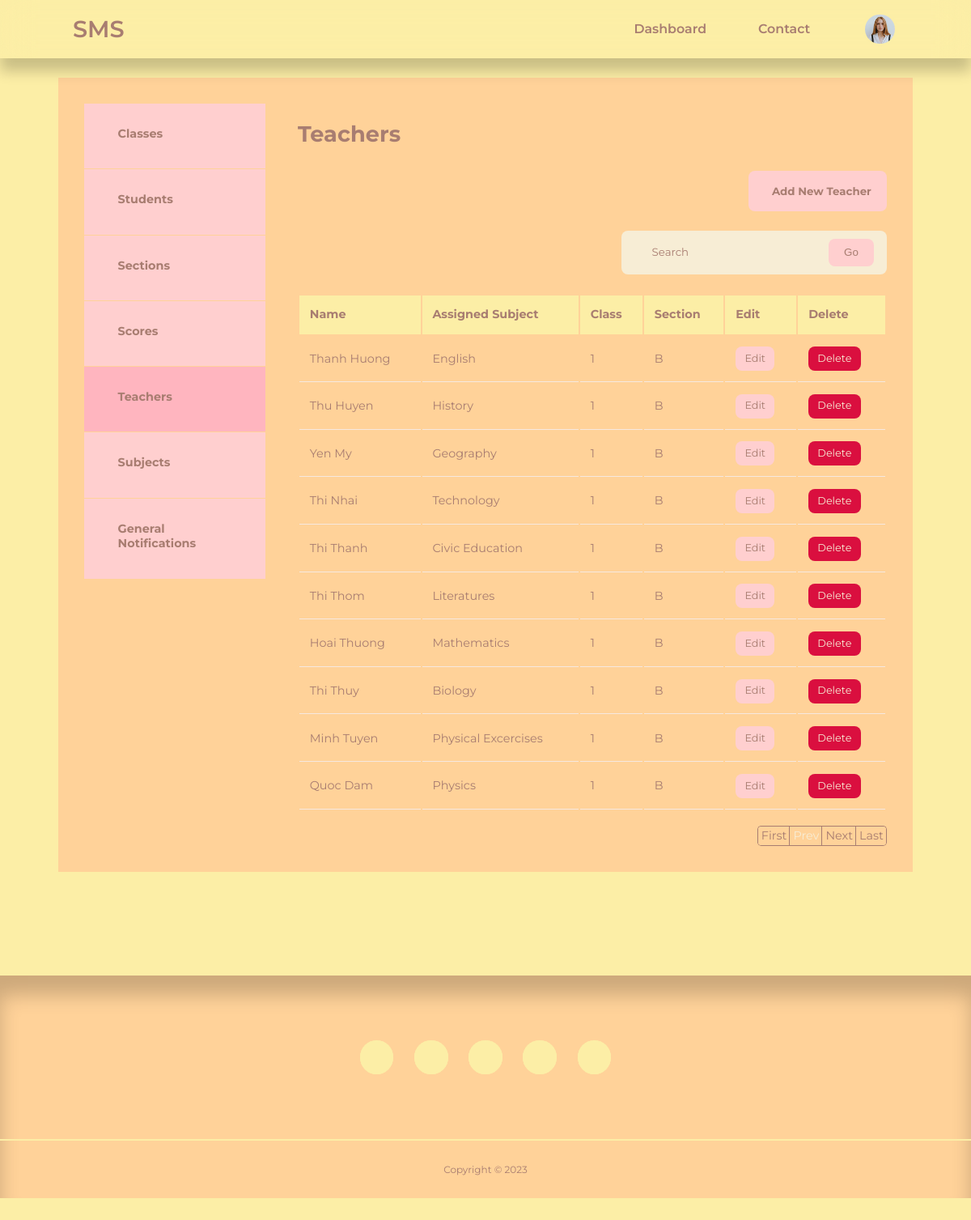
Screenshot of /admin/teachers.php (signed in) with the database file from the repository.
### tables this page shows
CREATE TABLE `sms_user` (
  `id` int(11) UNSIGNED NOT NULL,
  `firstname` varchar(50) NOT NULL,
  `lastname` varchar(50) NOT NULL,
  `username` varchar(50) NOT NULL,
  `email` varchar(100) NOT NULL,
  `password` varchar(255) NOT NULL,
  `avatar` varchar(255) NOT NULL,
  `is_admin` tinyint(1) NOT NULL
);

CREATE TABLE `sms_teacher` (
  `teacher_id` int(11) UNSIGNED NOT NULL,
  `firstname` varchar(50) DEFAULT NULL,
  `lastname` varchar(50) NOT NULL,
  `gender` varchar(50) NOT NULL,
  `subject` varchar(255) DEFAULT NULL,
  `class` varchar(50) DEFAULT NULL,
  `section` varchar(50) DEFAULT NULL,
  `admission_date` date NOT NULL,
  `dob` date NOT NULL,
  `email` varchar(100) NOT NULL,
  `mobile` int(11) UNSIGNED NOT NULL,
  `current_address` text NOT NULL,
  `photo` varchar(255) NOT NULL
);

### admin/partials/header.php (called while the page is built, shortened)
<?php
require '../partials/header.php';

### admin/teachers.php (the view, shortened to what this page needs)
<?php
include 'partials/header.php';
$sql = "SELECT teacher_id, firstname, subject, class, section, email FROM sms_teacher
ORDER BY teacher_id";
$no_of_teachers = mysqli_query($connection, $sql);
?>
<section class="dashboard">
    <div class="container dashboard__container">
        <aside>
            <ul>
				<li><a href="classes.php"><i class="uil uil-presentation-edit"></i>
                    <h5>Classes</h5>
                </a></li>
                <li><a href="students.php"><i class="uil uil-users-alt"></i>
                    <h5>Students</h5>
                </a></li>
                <li><a href="sections.php"><i class="uil uil-building"></i>
                    <h5>Sections</h5>
                </a></li>
                <li><a href="scores.php"><i class="uil uil-edit"></i>
                    <h5>Scores</h5>
                </a></li>
                <li><a href="teachers.php" class="active"><i class="uil uil-users-alt"></i>
                    <h5>Teachers</h5>
                </a></li>
                <li><a href="subjects.php"><i class="uil uil-edit"></i>
                    <h5>Subjects</h5>
                </a></li>
                <li><a href="general-notis.php"><i class="uil uil-edit"></i>
                    <h5>General Notifications</h5>
                </a></li>
            </ul>
        </aside>
        <main>
            <h2>Teachers</h2>
            <div class="utilities-container">
                <p>
                    <?php if(isset($_SESSION['user_is_admin'])): ?>
                    <button name="teacher-pop-up" class="btnLogin-popup"><i class="uil uil-user-plus"></i>Add New Teacher</button>
                    <?php endif ?>
                    <form class="search__bar-container" action="<?= ROOT_URL ?>admin/teacher-search-logic.php" method="GET">
                    <div class="search-bar">
                        <input type="search" name="teacher-search" placeholder="Search">
                    </div>
                    <button type="submit" name="submit" class="btn">Go</button>
                    </form>
                </p>
            </div>
            <?php if(mysqli_num_rows($no_of_teachers) > 0) : ?>
            <table>
                <thead>
                    <tr>
						<th>Name</th>
                        <th>Assigned Subject</th>
						<th>Class</th>
						<th>Section</th>
                        <?php if(isset($_SESSION['user_is_admin'])): ?>
						<th>Edit</th>
                        <th>Delete</th>
                        <?php endif ?>
                    </tr>
                </thead>
                <tbody>
                <?php
                if (isset($_GET['pageno'])) {
                    $pageno = $_GET['pageno'];
                } else {
                    $pageno = 1;
                }
                $no_of_records_per_page = 10;
                $offset = ($pageno-1) * $no_of_records_per_page;
                $total_pages_sql = "SELECT COUNT(*) FROM sms_teacher";
                $result = mysqli_query($connection, $total_pages_sql);
                $total_rows = mysqli_fetch_array($result)[0];
                $total_pages = ceil($total_rows / $no_of_records_per_page);
                $query = "SELECT teacher_id, firstname, subject, class, section, email FROM sms_teacher
                ORDER BY teacher_id LIMIT $offset, $no_of_records_per_page";
                $teachers = mysqli_query($connection, $query);
                ?>
                <?php while($teacher = mysqli_fetch_array($teachers)) : ?>
                    <tr>
						<td><?= $teacher['firstname'] ?></td>
                        <td><?= $teacher['subject'] ?></td>
						<td><?= $teacher['class'] ?></td>
						<td><?= $teacher['section'] ?></td>
                        <?php if(isset($_SESSION['user_is_admin'])): ?>
                            <td><a href="<?= ROOT_URL ?>admin/edit-teacher.php?email=<?= $teacher['email']?>" class="btn sm">Edit</a></td>
                            <td><a href="<?= ROOT_URL ?>admin/delete-teacher.php?email=<?= $teacher['email']?>" class="btn sm danger">Delete</a></td>
                        <?php endif ?>
                    </tr>
                    <?php endwhile ?>
                </tbody>
            </table>
            <?php else : ?>
                <div class="alert__message error search"><?= "No teacher found." ?></div>
            <?php endif ?>
            <ul class="pagination">
                <li><a href="?pageno=1">First</a></li>
                <li class="<?php if($pageno <= 1){ echo 'disabled'; } ?>">
                    <a href="<?php if($pageno <= 1){ echo '#'; } else { echo "?pageno=".($pageno - 1); } ?>">Prev</a>
                </li>
                <li class="<?php if($pageno >= $total_pages){ echo 'disabled'; } ?>">
                    <a href="<?php if($pageno >= $total_pages){ echo '#'; } else { echo "?pageno=".($pageno + 1); } ?>">Next</a>
                </li>
                <li><a href="?pageno=<?php echo $total_pages; ?>">Last</a></li>
            </ul>
        </main>
    </div>
</section>
<?php
include '../partials/footer.php';
?>

### partials/header.php (shortened to what this page needs)
<?php
require 'config/database.php';
if(isset($_SESSION['user-id'])) {
    $id = filter_var($_SESSION['user-id'], FILTER_SANITIZE_NUMBER_INT);
    $query = "SELECT avatar FROM sms_user WHERE id = $id";
    $result = mysqli_query($connection, $query);
    $avatar = mysqli_fetch_assoc($result);
}
?>
<!DOCTYPE html>
<html lang=""en>
    <head>
        <link rel="stylesheet" href="<?= ROOT_URL ?>/css/style.css?v=<?php echo time(); ?>">
        <link rel="stylesheet" href="https://unicons.iconscout.com/release/v4.0.0/css/line.css">
    </head>
    <body>
        <nav>
            <div class="container nav__container">
                <a href="<?= ROOT_URL ?>/admin/students.php" class="nav__logo">SMS</a>
                <ul class="nav__items">
                    <li><a href="<?= ROOT_URL ?>admin/students.php">Dashboard</a></li>
                    <li><a href="<?= ROOT_URL ?>contact.php">Contact</a></li>
                    <?php if(isset($_SESSION['user-id'])): ?>
                    <li class="nav__profile">
                        <div class="avatar">
                           <img src="<?= ROOT_URL . 'images/' . $avatar['avatar'] ?>">
                        </div>
                    </li>
                    <?php else : ?>
                    <li><a href="<?= ROOT_URL ?>signin.php">Sign In</a></li>
                    <?php endif ?>
                </ul>
            </div>
        </nav>

### rows the page displays
sms_user: avatar (picture)
sms_teacher: firstname "Thanh Huong", subject "English", class "1", section "B"
sms_teacher: firstname "Thu Huyen", subject "History", class "1", section "B"
sms_teacher: firstname "Yen My", subject "Geography", class "1", section "B"
sms_teacher: firstname "Thi Nhai", subject "Technology", class "1", section "B"
sms_teacher: firstname "Thi Thanh", subject "Civic Education", class "1", section "B"
sms_teacher: firstname "Thi Thom", subject "Literatures", class "1", section "B"
sms_teacher: firstname "Hoai Thuong", subject "Mathematics", class "1", section "B"
sms_teacher: firstname "Thi Thuy", subject "Biology", class "1", section "B"
sms_teacher: firstname "Minh Tuyen", subject "Physical Excercises", class "1", section "B"
sms_teacher: firstname "Quoc Dam", subject "Physics", class "1", section "B"
